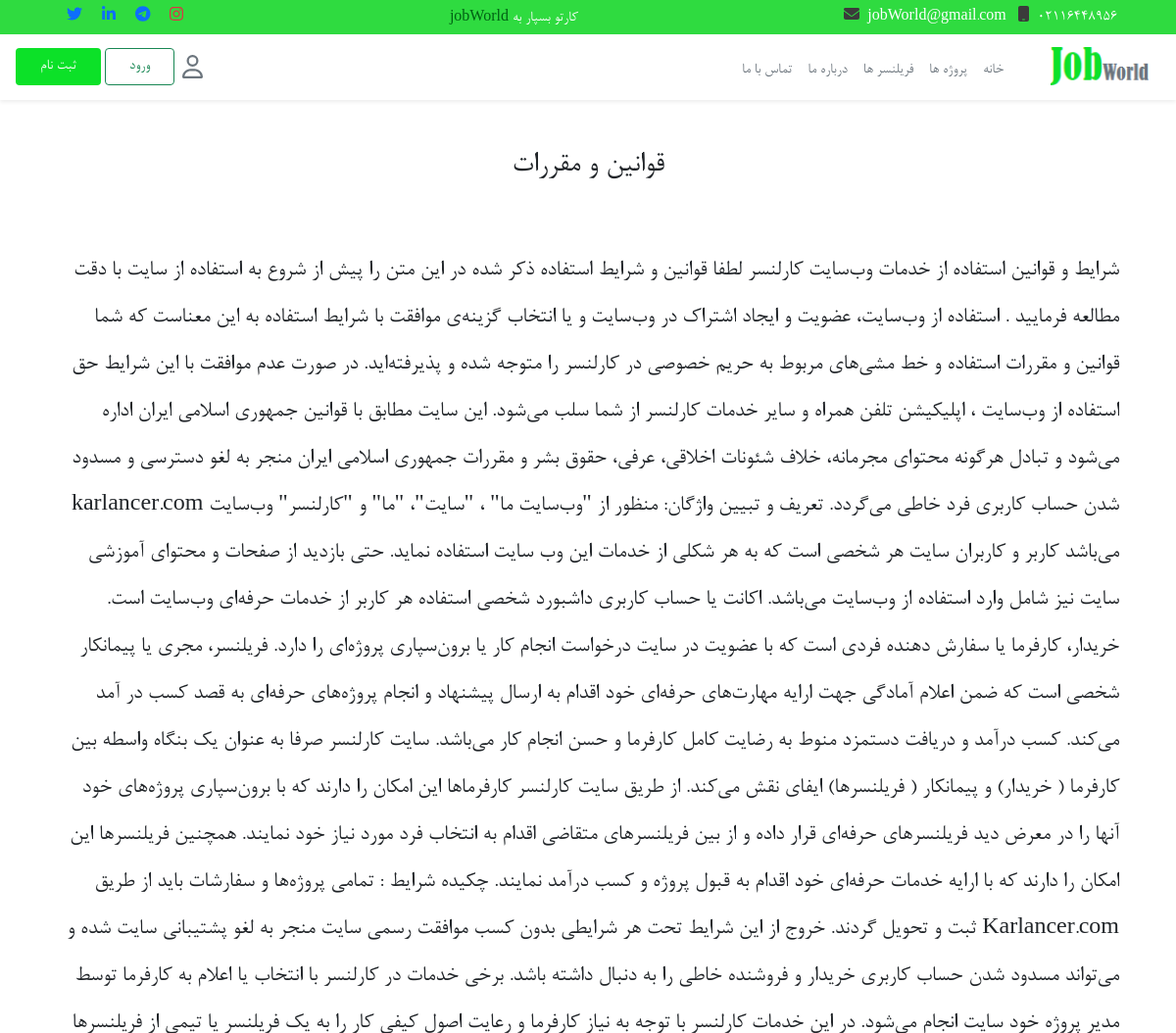
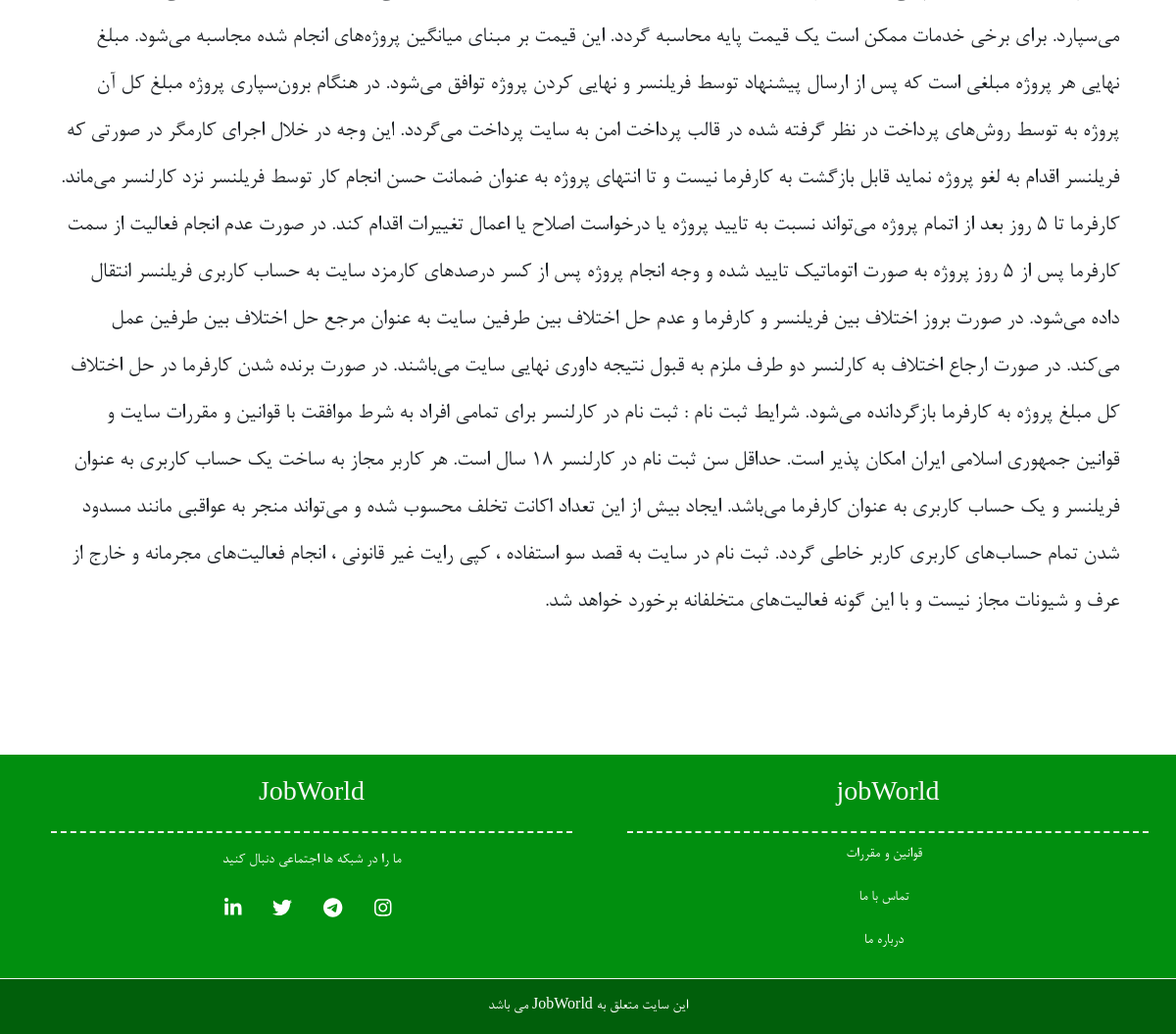
Page /jobWorld/terms-conditions on the committed database (2 pictures, top to bottom).
### tables this page shows
CREATE TABLE `websetting` (
  `id` int(10) UNSIGNED NOT NULL,
  `title` varchar(255) NOT NULL,
  `description` text NOT NULL,
  `title_header` varchar(255) DEFAULT NULL,
  `description_header` varchar(255) DEFAULT NULL,
  `keywords` text DEFAULT NULL,
  `logo` text DEFAULT NULL,
  `icon` text DEFAULT NULL,
  `background_head` text NOT NULL,
  `phone` varchar(12) NOT NULL,
  `email` varchar(120) NOT NULL,
  `instagram` varchar(120) NOT NULL,
  `telegram` varchar(120) NOT NULL,
  `twitter` varchar(120) NOT NULL,
  `linkedin` varchar(120) NOT NULL,
  `created_at` datetime NOT NULL,
  `updated_at` datetime DEFAULT NULL
);

CREATE TABLE `menus` (
  `id` int(10) UNSIGNED NOT NULL,
  `name` varchar(120) NOT NULL,
  `url` varchar(255) NOT NULL,
  `parent_id` int(11) UNSIGNED DEFAULT NULL,
  `created_at` datetime NOT NULL,
  `updated_at` datetime DEFAULT NULL
);

CREATE TABLE `pages` (
  `id` int(11) NOT NULL,
  `description` text NOT NULL,
  `title` varchar(255) NOT NULL,
  `created_at` datetime NOT NULL,
  `updated_at` datetime NOT NULL
);

### activites/App/Home.php (called while the page is built, shortened)
<?php
class Home
{
    public function termsConditions()
    {
        $db = new Database();
        $setting = $db->select('SELECT * FROM websetting')->fetch();
        $menus = $db->select('SELECT * FROM menus ')->fetchAll();
        $page = $db->select('SELECT * FROM pages WHERE id=2 ')->fetch();
        require_once(BASE_PATH . '/tamplate/App/terms.php');
    }
}

### index.php (called while the page is built, shortened)
<?php
function uri($reservedUrl, $class, $method, $requestMethod = 'GET')
{
    $currentUrl = explode('?', currentUrl())[0];
    $currentUrl =  str_replace(CURRENT_DOMAIN, '', $currentUrl);
    $currentUrl = trim($currentUrl, '/');
    $currentUrlArray = explode('/', $currentUrl);
    $currentUrlArray = array_filter($currentUrlArray);
    $reservedUrl = trim($reservedUrl, '/');
    $reservedUrlArray = explode('/', $reservedUrl);
    $reservedUrlArray = array_filter($reservedUrlArray);
    if (sizeof($currentUrlArray) != sizeof($reservedUrlArray) || methodFiled() != $requestMethod) {
        return false;
    }
    $parameters = [];
    for ($key = 0; $key < sizeof($currentUrlArray); $key++) {
        if ($reservedUrlArray[$key][0] == '{' && $reservedUrlArray[$key][strlen($reservedUrlArray[$key]) - 1] == "}") {
            array_push($parameters, $currentUrlArray[$key]);
        } else if ($reservedUrlArray[$key] !== $currentUrlArray[$key]) {
            return false;
        }
    }
    $object = new $class;
    call_user_func_array(array($object, $method), $parameters);
    exit();
}
require_once('database/Database.php');
require_once('activites/App/Home.php');
function protocol()
{
    return stripos($_SERVER['SERVER_PROTOCOL'], 'https') === true ? 'https://' : 'http://';
}
function currentDomain()
{
    return protocol() . $_SERVER['HTTP_HOST'];
}
function asset($src)
{
    return trim(CURRENT_DOMAIN, '/ ') . '/' . trim($src, '/ ');
}
function url($url)
{
    return trim(CURRENT_DOMAIN, '/ ') . '/' . trim($url, '/ ');
}
function currentUrl()
{
    return trim(currentDomain(), '/ ') . $_SERVER['REQUEST_URI'];
}
function methodFiled()
{
    return $_SERVER['REQUEST_METHOD'];
}
uri('/terms-conditions', 'App\Home', 'termsConditions');

### database/Database.php (called while the page is built, shortened)
<?php
class Database
{
    private $connection;
    private $dbHost = DB_HOST;
    private $dbUsername = DB_USERNAME;
    private $dbPassword = DB_PASSWORD;
    private $dbName = DB_NAME;
    private $options = array(PDO::ATTR_ERRMODE => PDO::ERRMODE_EXCEPTION, PDO::ATTR_DEFAULT_FETCH_MODE => PDO::FETCH_ASSOC, PDO::MYSQL_ATTR_INIT_COMMAND => 'SET NAMES utf8');
    public function __construct()
    {
        try {
            $this->connection = new PDO('mysql:host=' . $this->dbHost . ';dbname=' . $this->dbName, $this->dbUsername, $this->dbPassword, $this->options);
        } catch (PDOException $e) {
            echo 'error -> ' . $e->getMessage();
            exit();
        }
    }
    public function select($sql, $values = null)
    {
        try {
            $stmt = $this->connection->prepare($sql);
            if ($values == null) {
                $stmt->execute();
            } else {
                $stmt->execute([$values]);
            }
            return $stmt;
        } catch (PDOException $e) {
            echo 'error -> ' . $e->getMessage();
            return false;
        }
    }
}

### tamplate/App/terms.php (the view)
<?php require_once(BASE_PATH . '/tamplate/App/layouts/header.php') ?>
<main>
    <div class="container">
        <h2 class="text-center mt-5"> <?= $page['title'] ?></h2>
        <div class="p-3 h-auto lh-lg fs-4 mt-5">
            <?= $page['description'] ?>
        </div>
    </div>
</main>
<?php require_once(BASE_PATH . '/tamplate/App/layouts/footer.php') ?>

### tamplate/App/layouts/header.php (shortened to what this page needs)
<!DOCTYPE html>
<html lang="en">
<head>
    <link rel="stylesheet" href="<?= asset('public/css/style.css') ?>">
    <link rel="stylesheet" href="<?= asset('public/css/responsive.css') ?>">
    <link rel="stylesheet" href="<?= asset('public/css/all.min.css') ?>">
    <link rel="stylesheet" href="<?= asset('public/css/bootstrap.min.css') ?>">
    <link rel="stylesheet" href="<?= asset('public/css/animate.css') ?>">
    <link rel="stylesheet" href="<?= asset('public/css/owl.carousel.min.css') ?>">
    <link rel="stylesheet" href="<?= asset('public/css/owl.theme.default.min.css') ?>">
    <link rel="stylesheet" href="<?= asset('public/jalalidatepicker/persian-datepicker.min.css') ?>">
</head>
<body>
    <section class="nav-top d-none d-md-block" style="background-color: #2FDB40 !important;">
        <div class="container-fluid">
            <div class=" d-flex justify-content-between mx-5 justify-content-center align-items-center py-1">
                <div class="nav-top-contact">
                    <span class="text-white "><?= $setting['phone'] ?><i class="fa fa-mobile mx-2"></i></span>
                    <span class="text-white"><?= $setting['email'] ?><i class="fa fa-envelope mx-2"></i></span>
                </div>
                <div class="nav-top-logo d-none d-md-block">
                    <span class="text-white">کارتو بسپار به <span
                            class="logo-job"><?= $setting['title'] ?></span></span>
                </div>
                <div class="nav-top-social d-none  d-lg-block">
                    <a href="<?= $setting['instagram'] ?>"><i class="fab fa-instagram  px-2 text-danger"></i></a>
                    <a href="<?= $setting['telegram'] ?>"><i class="fab fa-telegram  px-2 text-primary"></i></a>
                    <a href="<?= $setting['linkedin'] ?>"><i class="fab fa-linkedin-in  px-2 text-primary"></i></a>
                    <a href="<?= $setting['twitter'] ?>"><i class="fab fa-twitter  px-2 text-primary"></i></a>
                </div>
            </div>
        </div>
    </section>
    <nav class="navbar navbar-expand-lg  shadow-sm ">
        <div class="container-fluid">
            <a class="navbar-brand text-secondary" href="<?= url('/') ?>"><img src="<?= asset($setting['logo']) ?>"
                    alt="logo" width="100"></a>
            <div class="collapse navbar-collapse align-items-center">
                <ul class="navbar-nav mt-2 mb-2 mb-lg-0">
                    <li class="nav-item">
                        <a class="nav-link text-secondary active" aria-current="page" href="<?= url('/') ?>">خانه</a>
                    </li>
                    <?php foreach ($menus as $menu) {
                        if ($menu['parent_id'] == null) {
                    ?>
                    <li class="nav-item">
                        <a class="nav-link text-secondary" aria-current="page"
                            href="<?= url($menu['url']) ?>"><?= $menu['name'] ?>
                        </a>
                    </li>
                    <?php }
                    }
                        ?>
                </ul>
            </div>
            <div class="btn-register-login me-auto d-flex align-items-center">
                <i class="far fa-user text-secondary fa-xl ms-2 "></i>
                <?php
                if (isset($_SESSION['user'])) {
                ?>
                <?php if ($_SESSION['user'][1] == 'admin') { ?>
                <a href="<?= url('admin') ?>" class="btn-login btn px-4  ms-1 btn-outline-success">ورود به پنل
                    ادمین</a>
                <?php } else { ?>
                <a href="<?= url('panel') ?>" class="btn-login btn px-4  ms-1 btn-outline-success">ورود به پنل
                    کاربری</a>
                <?php } ?>
                <?php } else {  ?>
                <a href="<?= url('login') ?>" class="btn-login btn px-4  ms-1 btn-outline-success">ورود</a>
                <a href="<?= url('register') ?>" class="btn-register btn px-4 ms-1  text-white">ثبت نام</a>
                <?php } ?>
            </div>
        </div>
    </nav>

### public/css/style.css (style rules this page uses)
* { direction: rtl; box-sizing: border-box; font-family: 'b-nazanin'; list-style-type: none; text-decoration: none; text-align: right; box-shadow: none !important; outline: none !important; }
body { font-size: 18px; }
.logo-job { color: #006113; font-family: 'Bernard MT'; }
.nav-top-contact svg { color: #3b3b3b; }
.navbar-brand { font-family: 'Bernard MT'; }
.btn-register { background-color: #0CE128 !important; }
.btn-login { border-color: #0CE128; }

### rows in the picture
websetting: phone "02116448956", email "jobWorld@gmail.com", title "jobWorld", logo (picture)
menus: name "پروژه ها"
menus: name "فریلنسر ها"
menus: name "درباره ما"
menus: name "تماس با ما"
pages: title "قوانین و مقررات", description "شرایط و قوانین استفاده از خدمات وب‌سایت کارلنسر لطفا قوانین و شرایط استفاده ذکر شده در این متن را پیش از شروع به استفاده از سایت با دقت مطالعه فرمایید . استفاده از وب‌سایت، عضویت و ایجاد اشتراک در وب‌سایت و یا انتخاب گزینه‌ی موافقت با شرایط استفاده به این معناست که شما قوانین و مقررات استفاده و خط مشی‌های مربوط به حریم خصوصی در کارلنسر را متوجه شده و پذیرفته‌اید. در صورت عدم موافقت با این شرایط حق استفاده از وب‌سایت ، اپلیکیشن تلفن همراه و سایر خدمات کارلنسر از شما سلب می‌شود. این سایت مطابق با قوانین جمهوری اسلامی ایران اداره می‌شود و تبادل هرگونه محتوای مجرمانه، خلاف شئونات اخلاقی، عرفی، حقوق بشر و مقررات جمهوری اسلامی ایران منجر به لغو دسترسی و مسدود شدن حساب کاربری فرد خاطی می‌گردد.…"
